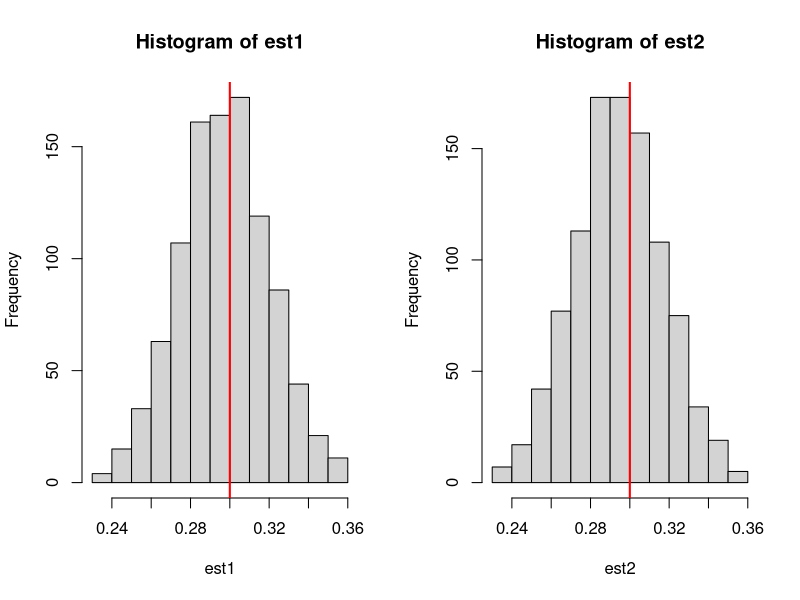

R code for this plot:
p <- 0.3
n <- 400
experiment_count <- 1000
est1 <- integer(experiment_count)
est2 <- integer(experiment_count)
for(i in 1:experiment_count) {
  x <- rbinom(n, size = 1, prob = p)
  est1[i] <- mean(x)
  est2[i] <- sum(x[1:(n-4)]) / n
}
layout(matrix(c(1,2), 1, 2, byrow = TRUE))
hist(est1)
abline(v = p, col="red", lwd=2)
hist(est2)
abline(v = p, col="red", lwd = 2)

mean(est1)
mean(est2)